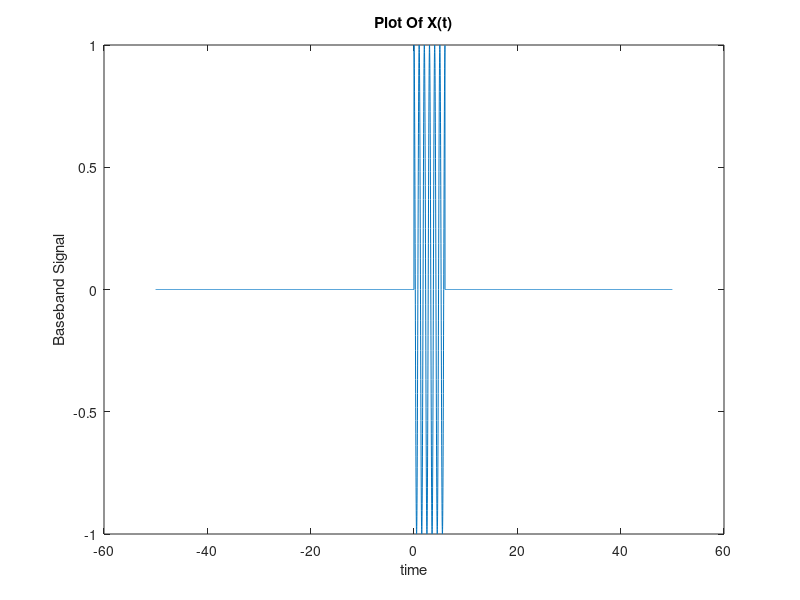
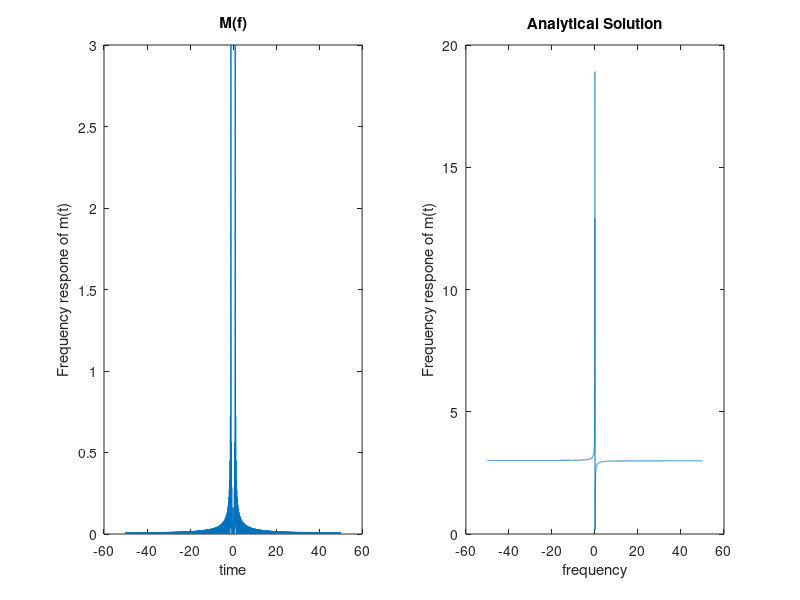

Write the MATLAB code that produced these figures, in order.
clc;
clear;
close all

###########################    Time Domain    ###########################

ts = 0.01;                   %Time step
T = 100;                     %simulation time
N = ceil(T/ts);              %number of time samples
t = -(N/2)*ts : ts : ((N-1)/2)*ts;       %time vector

###########################  frequency domain  ##########################

fs = 100;   %1/ts
df = 0.01;  %fs/N
if (rem(N,2)==0)
  f = -(0.5*fs): df : (0.5*fs-df);
else
  f = -(0.5*fs-0.5*df): df : (0.5*fs-0.5*df);
end

###########################  BaseBand Signal  ###########################

m = zeros(size(t));
m(t >= 0 & t < 6) = cos( 2*pi*t(t >= 0 & t < 6));     % m(t) = cos(2*pi*t) 0<= t <= 6


figure(1)
plot(t,m);
xlabel('time');
ylabel('Baseband Signal');
title('Plot Of X(t)');

#################  frequency respone of base band signal  #################

M = fftshift(fft(m))*ts;
Analytical = 3 - 1./(2*pi*f);

##############################    plotting   ##############################

figure(2)
subplot(1,2,1)
plot(f,abs(M));
xlabel('time');
ylabel('Frequency respone of m(t)');
title('M(f)');
subplot(1,2,2)
plot(f,abs(Analytical));
xlabel('frequency');
ylabel('Frequency respone of m(t)');
title('Analytical Solution');


############################        Bandwidth       #########################

Total_Energy_in_Freq = sum(abs(M).^2)*df;      % ∑ M^2 df

zero_freq = find(f==0);   %since the spectrum is even around the y-axis, we need to find the component number in the middle at f==0
Energy_accumulator=0;
for(index = zero_freq : length(f) )
  Energy_accumulator =  Energy_accumulator + (abs(M(index)).^2)*df;   %accumulating the energy of all components until we reach the end of the spectrum
  if(Energy_accumulator >= (0.95/2)*Total_Energy_in_Freq); %0.95/2 because we are calculating the power of the right half of the spectrum so the total power is expected to be 50%
    Bandwidth = f(index)
    break
  end
end
